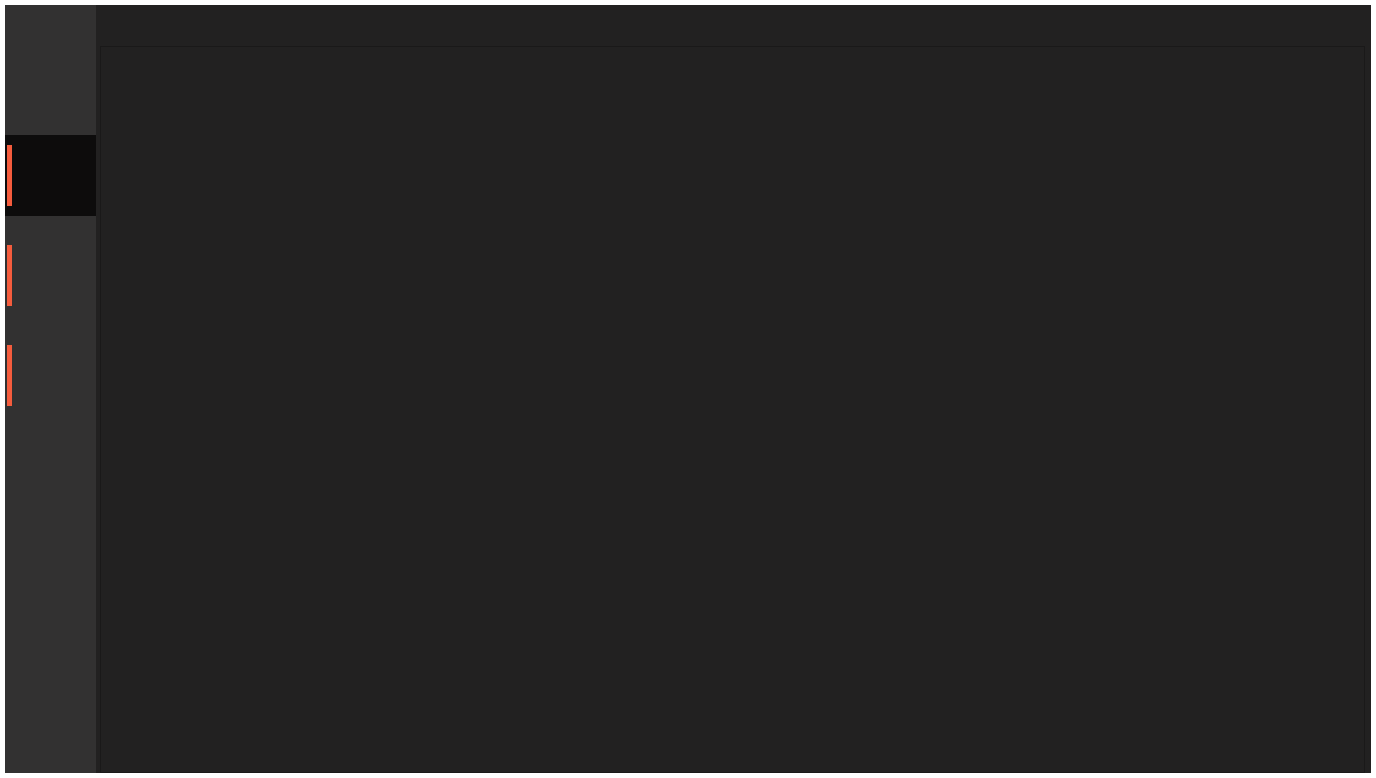
<?xml version="1.0" encoding="UTF-8"?>
<ui version="4.0">
 <class>UI_Main</class>
 <widget class="QMainWindow" name="UI_Main">
  <property name="windowModality">
   <enum>Qt::NonModal</enum>
  </property>
  <property name="geometry">
   <rect>
    <x>0</x>
    <y>0</y>
    <width>1376</width>
    <height>778</height>
   </rect>
  </property>
  <property name="windowTitle">
   <string>MainWindow</string>
  </property>
  <property name="styleSheet">
   <string notr="true">background-color: rgba(0, 0, 0, 0);</string>
  </property>
  <widget class="QWidget" name="centralwidget">
   <widget class="QPushButton" name="button_home">
    <property name="geometry">
     <rect>
      <x>5</x>
      <y>135</y>
      <width>91</width>
      <height>81</height>
     </rect>
    </property>
    <property name="styleSheet">
     <string notr="true">QPushButton#button_home{
border:0px;
background-color: rgb(13, 12, 12);
color: rgb(255, 255, 255)}
QPushButton#button_home:hover{
border:0px;
background-color: rgb(30, 29, 29);
color: rgb(255, 255, 255)}
</string>
    </property>
    <property name="text">
     <string/>
    </property>
   </widget>
   <widget class="QFrame" name="frame">
    <property name="geometry">
     <rect>
      <x>100</x>
      <y>46</y>
      <width>1265</width>
      <height>727</height>
     </rect>
    </property>
    <property name="styleSheet">
     <string notr="true">background-color: rgb(34, 33, 33);</string>
    </property>
    <property name="frameShape">
     <enum>QFrame::StyledPanel</enum>
    </property>
    <property name="frameShadow">
     <enum>QFrame::Raised</enum>
    </property>
   </widget>
   <widget class="QPushButton" name="button_close">
    <property name="geometry">
     <rect>
      <x>1300</x>
      <y>5</y>
      <width>66</width>
      <height>41</height>
     </rect>
    </property>
    <property name="styleSheet">
     <string notr="true">QPushButton#button_close{
border: 0px;
font: 75 11pt &quot;Adobe Gothic Std B&quot;;
background-color: rgb(34, 33, 33);
color: rgb(255, 255, 255)}
QPushButton#button_close:hover{
border: 0px;
font: 75 11pt &quot;Adobe Gothic Std B&quot;;
background-color: rgb(255, 0, 0);
color: rgb(255, 255, 255)}
</string>
    </property>
    <property name="text">
     <string/>
    </property>
   </widget>
   <widget class="QPushButton" name="button_page1">
    <property name="geometry">
     <rect>
      <x>5</x>
      <y>235</y>
      <width>91</width>
      <height>81</height>
     </rect>
    </property>
    <property name="styleSheet">
     <string notr="true">QPushButton#button_page1{
border:0px;
background-color: rgb(50, 49, 49);
color: rgb(255, 255, 255)}
QPushButton#button_page1:hover{
border:0px;
background-color: rgb(30, 29, 29);
color: rgb(255, 255, 255)}
</string>
    </property>
    <property name="text">
     <string/>
    </property>
   </widget>
   <widget class="QLabel" name="label_paint">
    <property name="geometry">
     <rect>
      <x>5</x>
      <y>5</y>
      <width>91</width>
      <height>768</height>
     </rect>
    </property>
    <property name="styleSheet">
     <string notr="true">background-color: rgb(50, 49, 49);</string>
    </property>
    <property name="text">
     <string/>
    </property>
   </widget>
   <widget class="QLabel" name="label_home">
    <property name="geometry">
     <rect>
      <x>7</x>
      <y>145</y>
      <width>5</width>
      <height>61</height>
     </rect>
    </property>
    <property name="styleSheet">
     <string notr="true">background-color: rgb(245, 92, 61);</string>
    </property>
    <property name="text">
     <string/>
    </property>
   </widget>
   <widget class="QLabel" name="label_page1">
    <property name="geometry">
     <rect>
      <x>7</x>
      <y>245</y>
      <width>5</width>
      <height>61</height>
     </rect>
    </property>
    <property name="styleSheet">
     <string notr="true">background-color: rgb(245, 92, 61);</string>
    </property>
    <property name="text">
     <string/>
    </property>
   </widget>
   <widget class="QPushButton" name="button_mini">
    <property name="geometry">
     <rect>
      <x>1234</x>
      <y>5</y>
      <width>66</width>
      <height>41</height>
     </rect>
    </property>
    <property name="styleSheet">
     <string notr="true">QPushButton#button_mini{
border: 0px;
font: 75 11pt &quot;Adobe Gothic Std B&quot;;
background-color: rgb(34, 33, 33);
color: rgb(255, 255, 255)}
QPushButton#button_mini:hover{
border: 0px;
font: 75 11pt &quot;Adobe Gothic Std B&quot;;
background-color: rgb(255, 0, 0);
color: rgb(255, 255, 255)}
</string>
    </property>
    <property name="text">
     <string/>
    </property>
   </widget>
   <widget class="QLabel" name="label_background">
    <property name="geometry">
     <rect>
      <x>5</x>
      <y>5</y>
      <width>1366</width>
      <height>768</height>
     </rect>
    </property>
    <property name="styleSheet">
     <string notr="true">background-color: rgb(34, 33, 33);</string>
    </property>
    <property name="text">
     <string/>
    </property>
   </widget>
   <widget class="QPushButton" name="button_page2">
    <property name="geometry">
     <rect>
      <x>5</x>
      <y>335</y>
      <width>91</width>
      <height>81</height>
     </rect>
    </property>
    <property name="styleSheet">
     <string notr="true">QPushButton#button_page2{
border:0px;
background-color: rgb(50, 49, 49);
color: rgb(255, 255, 255)}
QPushButton#button_page2:hover{
border:0px;
background-color: rgb(30, 29, 29);
color: rgb(255, 255, 255)}
</string>
    </property>
    <property name="text">
     <string/>
    </property>
   </widget>
   <widget class="QLabel" name="label_page2">
    <property name="geometry">
     <rect>
      <x>7</x>
      <y>345</y>
      <width>5</width>
      <height>61</height>
     </rect>
    </property>
    <property name="styleSheet">
     <string notr="true">background-color: rgb(245, 92, 61);</string>
    </property>
    <property name="text">
     <string/>
    </property>
   </widget>
   <zorder>label_background</zorder>
   <zorder>frame</zorder>
   <zorder>button_close</zorder>
   <zorder>label_paint</zorder>
   <zorder>button_home</zorder>
   <zorder>button_page1</zorder>
   <zorder>label_home</zorder>
   <zorder>label_page1</zorder>
   <zorder>button_mini</zorder>
   <zorder>button_page2</zorder>
   <zorder>label_page2</zorder>
  </widget>
 </widget>
 <resources/>
 <connections/>
</ui>
